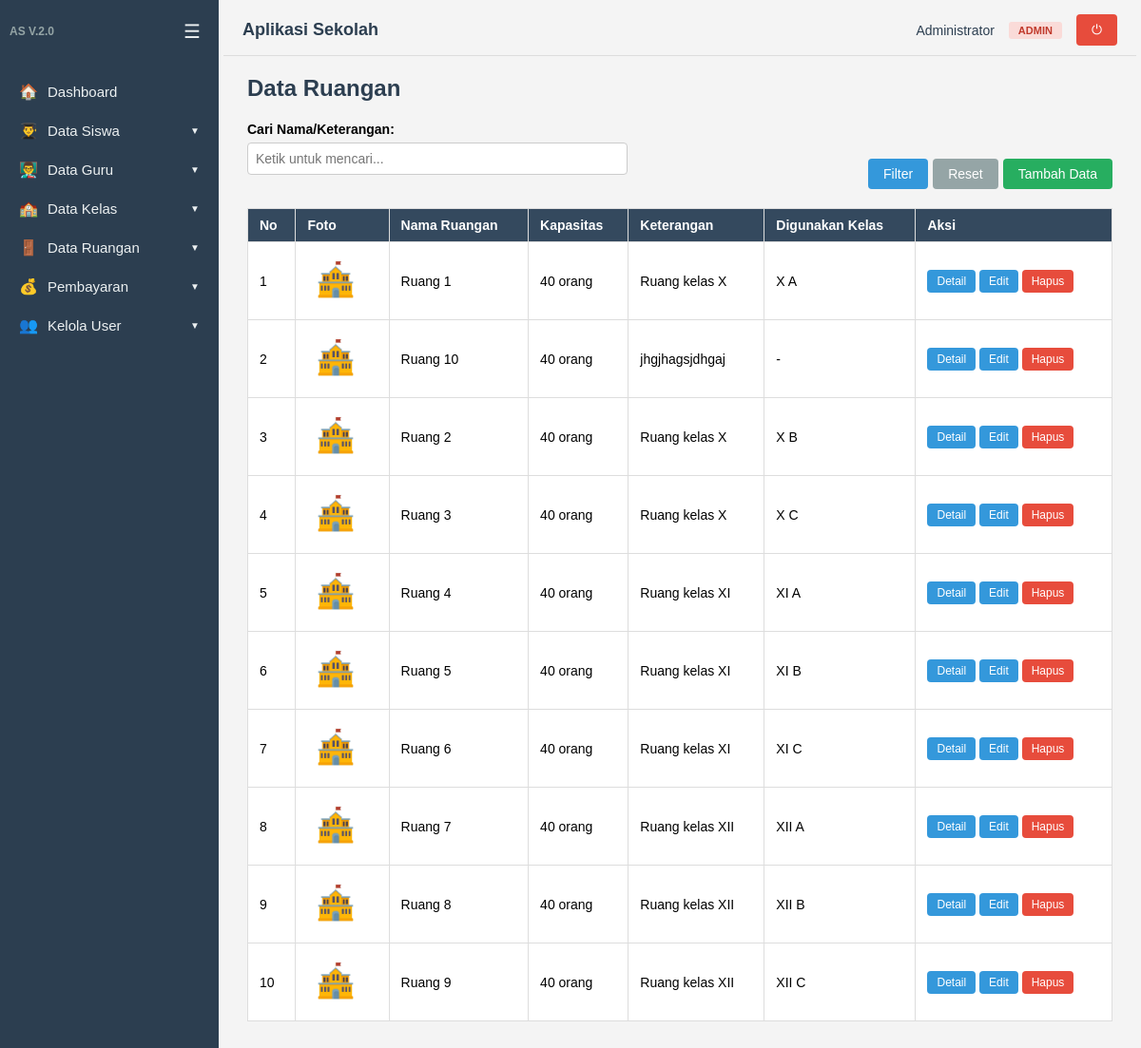
The app's page /ruang/tampil.php (signed in) with its own data.
### tables this page shows
CREATE TABLE `datakelas` (
  `id_kelas` int(11) NOT NULL,
  `namakelas` varchar(100) NOT NULL,
  `tingkat` enum('X','XI','XII') NOT NULL,
  `tahunajaran` varchar(20) NOT NULL,
  `idguru` int(11) DEFAULT NULL,
  `idsiswa` int(11) DEFAULT NULL,
  `idruang` int(11) DEFAULT NULL
);

CREATE TABLE `dataruang` (
  `id_ruang` int(11) NOT NULL,
  `nama_ruang` varchar(100) NOT NULL,
  `kapasitas` int(11) DEFAULT 0,
  `keterangan` text DEFAULT NULL,
  `foto` varchar(100) DEFAULT NULL
);

### auth.php (called while the page is built, shortened)
<?php
if (!function_exists('isLoggedIn')) {
    function isLoggedIn()
    {
        return isset($_SESSION['user_id']);
    }
}
if (!function_exists('hasRole')) {
    function hasRole($roles)
    {
        $userRole = $_SESSION['role'];
        if (is_array($roles)) {
            return in_array($userRole, $roles);
        }
        return $userRole === $roles;
    }
}

### ruang/tampil.php (the view, shortened to what this page needs)
<?php
include dirname(__DIR__) . '/auth.php';
$perPage = 10;
$page = isset($_GET['page']) ? max(1, (int)$_GET['page']) : 1;
$search = isset($_GET['search']) ? mysqli_real_escape_string($koneksi, $_GET['search']) : '';
$where = "WHERE 1=1";
$offset = ($page - 1) * $perPage;
$query = "SELECT r.*, k.namakelas
          FROM dataruang r
          LEFT JOIN datakelas k ON r.id_ruang = k.idruang
          $where
          ORDER BY r.nama_ruang LIMIT $perPage OFFSET $offset";
$data = mysqli_query($koneksi, $query);
include dirname(__DIR__) . '/layout/header.php';
?>
<h2>Data Ruangan</h2>
<form method="GET" style="margin-bottom: 20px; display: flex; gap: 10px; flex-wrap: wrap; align-items: end;">
    <div style="flex: 1; min-width: 200px;">
        <label>Cari Nama/Keterangan:</label><br>
        <input type="text" name="search" value="<?= htmlspecialchars($search) ?>" placeholder="Ketik untuk mencari...">
    </div>
    <?php if (hasRole('admin')): ?>
    <div style="display: flex; flex-direction: column;">
        <div style="display: flex; gap: 5px;">
            <button class="btn" type="submit">Filter</button>
            <a class="btn" href="tampil.php" style="background:#95a5a6;">Reset</a>
            <a class="btn btn-success" href="index.php">Tambah Data</a>
        </div>
    </div>
    <?php endif; ?>
</form>
<table>
    <tr>
        <th>No</th>
        <th>Foto</th>
        <th>Nama Ruangan</th>
        <th>Kapasitas</th>
        <th>Keterangan</th>
        <th>Digunakan Kelas</th>
        <th>Aksi</th>
    </tr>
    <?php
    $no = $offset + 1;
    if (mysqli_num_rows($data) === 0) : ?>
        <tr>
            <td colspan="7" style="text-align:center; padding:20px;">Tidak ada data</td>
        </tr>
    <?php else: ?>
        <?php while ($row = mysqli_fetch_assoc($data)) : ?>
            <tr>
                <td><?= $no++; ?></td>
                <td>
                    <img src="<?= BASE_URL; ?>/uploads/foto_ruang/<?= $row['foto'] ?: 'default-ruang.jpg' ?>" width="60" style="border-radius:4px;">
                </td>
                <td><?= htmlspecialchars($row['nama_ruang']) ?></td>
                <td><?= $row['kapasitas'] ?> orang</td>
                <td><?= htmlspecialchars($row['keterangan']) ?></td>
                <td><?= htmlspecialchars($row['namakelas'] ?? '-') ?></td>
                <td>
                    <a class="btn" href="detail.php?id=<?= $row['id_ruang'] ?>" style="padding:5px 10px; font-size:12px;">Detail</a>
                    <?php if (hasRole('admin')): ?>
                    <a class="btn" href="edit.php?id=<?= $row['id_ruang'] ?>" style="padding:5px 10px; font-size:12px;">Edit</a>
                    <a class="btn btn-danger" href="hapus.php?id=<?= $row['id_ruang'] ?>" onclick="return confirm('Yakin ingin menghapus?')" style="padding:5px 10px; font-size:12px;">Hapus</a>
                    <?php endif; ?>
                </td>
            </tr>
        <?php endwhile; ?>
    <?php endif; ?>
</table>
<?php include dirname(__DIR__) . '/layout/footer.php'; ?>

### layout/header.php (style rules this page uses)
* { box-sizing: border-box; margin: 0; padding: 0; }
body { font-family: Arial, Helvetica, sans-serif; background: #f4f4f4; display: flex; min-height: 100vh; }
h2 { margin-bottom: 20px; color: #2c3e50; }
table { border-collapse: collapse; width: 100%; background: #fff; margin-bottom: 15px; }
table th, table td { border: 1px solid #ddd; padding: 9px 12px; text-align: left; font-size: 14px; }
table th { background: #34495e; color: #fff; }
label { font-weight: bold; font-size: 14px; }
input[type=text], input[type=date], input[type=number], input[type=file], select { padding: 8px; width: 100%; max-width: 400px; margin: 5px 0 15px; border: 1px solid #ccc; border-radius: 4px; font-size: 14px; }
.btn { display: inline-block; background: #3498db; color: #fff; border: 0; padding: 8px 16px; border-radius: 4px; cursor: pointer; text-decoration: none; font-size: 14px; }
.btn-danger { background: #e74c3c; }
.btn-success { background: #27ae60; }

### records on screen
datakelas: idruang.foto (placeholder picture), idruang.nama_ruang "Ruang 1", idruang.kapasitas "40", idruang.keterangan "Ruang kelas X", namakelas "X A"
dataruang: foto (placeholder picture), nama_ruang "Ruang 10", kapasitas "40", keterangan "jhgjhagsjdhgaj", namakelas "-"
datakelas: idruang.foto (placeholder picture), idruang.nama_ruang "Ruang 2", idruang.kapasitas "40", idruang.keterangan "Ruang kelas X", namakelas "X B"
datakelas: idruang.foto (placeholder picture), idruang.nama_ruang "Ruang 3", idruang.kapasitas "40", idruang.keterangan "Ruang kelas X", namakelas "X C"
datakelas: idruang.foto (placeholder picture), idruang.nama_ruang "Ruang 4", idruang.kapasitas "40", idruang.keterangan "Ruang kelas XI", namakelas "XI A"
datakelas: idruang.foto (placeholder picture), idruang.nama_ruang "Ruang 5", idruang.kapasitas "40", idruang.keterangan "Ruang kelas XI", namakelas "XI B"
datakelas: idruang.foto (placeholder picture), idruang.nama_ruang "Ruang 6", idruang.kapasitas "40", idruang.keterangan "Ruang kelas XI", namakelas "XI C"
datakelas: idruang.foto (placeholder picture), idruang.nama_ruang "Ruang 7", idruang.kapasitas "40", idruang.keterangan "Ruang kelas XII", namakelas "XII A"
datakelas: idruang.foto (placeholder picture), idruang.nama_ruang "Ruang 8", idruang.kapasitas "40", idruang.keterangan "Ruang kelas XII", namakelas "XII B"
datakelas: idruang.foto (placeholder picture), idruang.nama_ruang "Ruang 9", idruang.kapasitas "40", idruang.keterangan "Ruang kelas XII", namakelas "XII C"

### other values on screen
$item['icon'] "🏠"
$item['label'] "Dashboard"
$item['icon'] "👨‍🎓"
$item['label'] "Data Siswa"
$item['icon'] "👨‍🏫"
$item['label'] "Data Guru"
$item['icon'] "🏫"
$item['label'] "Data Kelas"
$item['icon'] "🚪"
$item['label'] "Data Ruangan"
$item['icon'] "💰"
$item['label'] "Pembayaran"
$item['icon'] "👥"
$item['label'] "Kelola User"
$user['nama_lengkap'] "Administrator"
